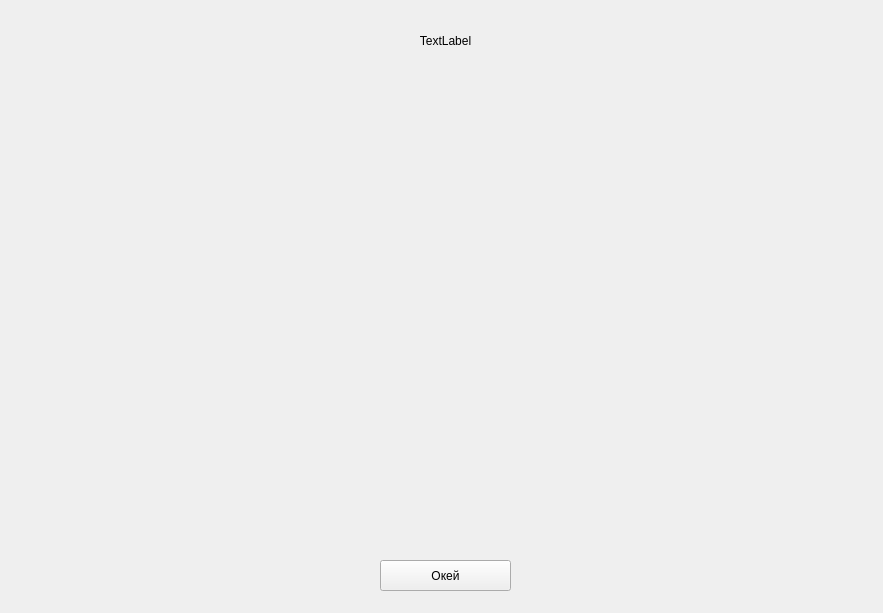
<?xml version="1.0" encoding="UTF-8"?>
<ui version="4.0">
 <class>LinearPlot</class>
 <widget class="QWidget" name="LinearPlot">
  <property name="geometry">
   <rect>
    <x>0</x>
    <y>0</y>
    <width>883</width>
    <height>613</height>
   </rect>
  </property>
  <property name="windowTitle">
   <string>Form</string>
  </property>
  <widget class="QWidget" name="horizontalLayoutWidget">
   <property name="geometry">
    <rect>
     <x>130</x>
     <y>80</y>
     <width>631</width>
     <height>451</height>
    </rect>
   </property>
   <layout class="QHBoxLayout" name="layout"/>
  </widget>
  <widget class="QPushButton" name="okeyButton">
   <property name="geometry">
    <rect>
     <x>380</x>
     <y>560</y>
     <width>131</width>
     <height>31</height>
    </rect>
   </property>
   <property name="text">
    <string>Окей</string>
   </property>
  </widget>
  <widget class="QLabel" name="label">
   <property name="geometry">
    <rect>
     <x>130</x>
     <y>30</y>
     <width>631</width>
     <height>21</height>
    </rect>
   </property>
   <property name="text">
    <string>TextLabel</string>
   </property>
   <property name="alignment">
    <set>Qt::AlignCenter</set>
   </property>
  </widget>
 </widget>
 <resources/>
 <connections/>
</ui>
